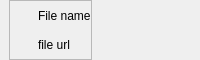
<?xml version="1.0" encoding="UTF-8"?>
<ui version="4.0">
 <class>Form</class>
 <widget class="QWidget" name="Form">
  <property name="geometry">
   <rect>
    <x>0</x>
    <y>0</y>
    <width>200</width>
    <height>60</height>
   </rect>
  </property>
  <property name="windowTitle">
   <string>Form</string>
  </property>
  <layout class="QHBoxLayout" name="horizontalLayout_4">
   <property name="spacing">
    <number>0</number>
   </property>
   <property name="leftMargin">
    <number>9</number>
   </property>
   <property name="topMargin">
    <number>0</number>
   </property>
   <property name="rightMargin">
    <number>9</number>
   </property>
   <property name="bottomMargin">
    <number>0</number>
   </property>
   <item>
    <widget class="QFrame" name="frame">
     <property name="enabled">
      <bool>true</bool>
     </property>
     <property name="frameShape">
      <enum>QFrame::StyledPanel</enum>
     </property>
     <property name="frameShadow">
      <enum>QFrame::Raised</enum>
     </property>
     <property name="lineWidth">
      <number>0</number>
     </property>
     <layout class="QHBoxLayout" name="horizontalLayout_5">
      <property name="spacing">
       <number>0</number>
      </property>
      <property name="leftMargin">
       <number>0</number>
      </property>
      <property name="topMargin">
       <number>0</number>
      </property>
      <property name="rightMargin">
       <number>0</number>
      </property>
      <property name="bottomMargin">
       <number>0</number>
      </property>
      <item>
       <widget class="DotInfoBadge" name="DotInfoBadge">
        <property name="minimumSize">
         <size>
          <width>10</width>
          <height>10</height>
         </size>
        </property>
        <property name="maximumSize">
         <size>
          <width>10</width>
          <height>10</height>
         </size>
        </property>
       </widget>
      </item>
      <item>
       <spacer name="horizontalSpacer_2">
        <property name="orientation">
         <enum>Qt::Horizontal</enum>
        </property>
        <property name="sizeHint" stdset="0">
         <size>
          <width>40</width>
          <height>20</height>
         </size>
        </property>
       </spacer>
      </item>
      <item>
       <layout class="QVBoxLayout" name="verticalLayout">
        <item>
         <widget class="StrongBodyLabel" name="StrongBodyLabel">
          <property name="frameShadow">
           <enum>QFrame::Plain</enum>
          </property>
          <property name="text">
           <string>File name</string>
          </property>
         </widget>
        </item>
        <item>
         <widget class="BodyLabel" name="BodyLabel_2">
          <property name="text">
           <string>file url</string>
          </property>
         </widget>
        </item>
       </layout>
      </item>
     </layout>
    </widget>
   </item>
   <item>
    <spacer name="horizontalSpacer">
     <property name="orientation">
      <enum>Qt::Horizontal</enum>
     </property>
     <property name="sizeHint" stdset="0">
      <size>
       <width>120</width>
       <height>55</height>
      </size>
     </property>
    </spacer>
   </item>
  </layout>
 </widget>
 <customwidgets>
  <customwidget>
   <class>BodyLabel</class>
   <extends>QLabel</extends>
   <header>qfluentwidgets</header>
  </customwidget>
  <customwidget>
   <class>StrongBodyLabel</class>
   <extends>QLabel</extends>
   <header>qfluentwidgets</header>
  </customwidget>
  <customwidget>
   <class>InfoBadge</class>
   <extends>QLabel</extends>
   <header>qfluentwidgets</header>
  </customwidget>
  <customwidget>
   <class>DotInfoBadge</class>
   <extends>InfoBadge</extends>
   <header>qfluentwidgets</header>
  </customwidget>
 </customwidgets>
 <resources/>
 <connections/>
</ui>
